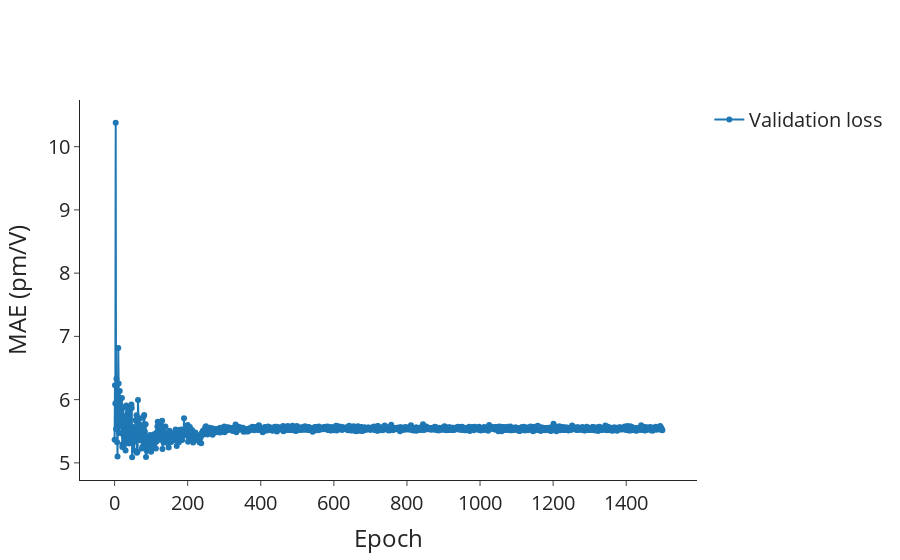

Notebook source saved alongside this figure:
### Markdown cell above
## MAE

### Code cell
lr_val = go.Scatter(
    x=df_lr_epochs_first.index,
    y=df_lr_epochs_first["metric_val/MeanAbsoluteError/shg_tensor_full"],
    mode="lines+markers",
    name="Validation loss",
    showlegend=True,
)

# Layout
layout = go.Layout(
    # title=dict(text='Scatter Plot'),
    xaxis=dict(title="Epoch"),
    yaxis=dict(title="MAE (pm/V)"),
    # legend=dict(font=dict(size=12)),
)

# Create figure
fig = go.Figure(data=[lr_val], layout=layout)

fig.update_layout(
    autosize=True,
    font_size=20,
    # width=600,
    # height=600,
    # plot_bgcolor="white",
    template="simple_white",
)
fig.update_layout(
    xaxis=dict(
        # tickmode = 'array',
        # tickvals = [1, 2,3,4,5,6,7,8],
        # ticktext = ['One', 'Three', 'Five', 'Seven', 'Nine', 'Eleven']
        showgrid=False,
    ),
    yaxis=dict(
        # tickmode = 'array',
        # tickvals = [1, 2,3,4,5,6,7,8],
        # ticktext = ['One', 'Three', 'Five', 'Seven', 'Nine', 'Eleven']
        showgrid=False,
    ),
)

# Show figure
fig.show()

### Figure 1 — Plotly figure (JSON) as saved in the notebook; plotly's stock layout.template omitted (floating-point values rounded to 4 significant figures; data arrays with more than 128 entries replaced by an {"elided": "..."} marker saying what was removed)
{"data": [{"mode": "lines+markers", "name": "Validation loss", "showlegend": true, "type": "scatter", "x": {"elided": "1500 int values"}, "y": {"elided": "1500 float values"}}], "layout": {"autosize": true, "font": {"size": 20}, "xaxis": {"showgrid": false, "title": {"text": "Epoch"}}, "yaxis": {"showgrid": false, "title": {"text": "MAE (pm/V)"}}}}
